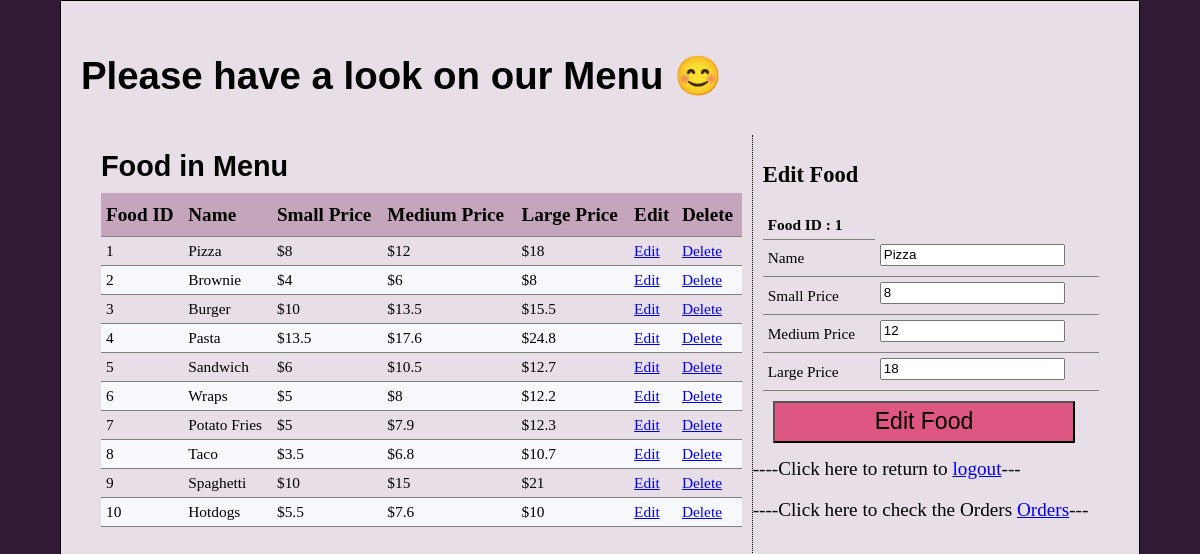
Screenshot of /FinalProject_food.php?action=edit&FoodID=1 with the database file from the repository.
### tables this page shows
create table Food (
    FoodID INT AUTO_INCREMENT PRIMARY KEY,
    Name VARCHAR(30),
    SmallPrice DOUBLE,
    MediumPrice DOUBLE,
    LargePrice DOUBLE

);

### inc/Utility/PDOService.class.php (called while the page is built, shortened)
<?php
class PDOService {
    private  $_host = DB_HOST;
    private  $_user = DB_USER;
    private  $_pass = DB_PASS;
    private  $_dbname = DB_NAME;
    private  $_dbport = DB_PORT;
    private  $_dbh;
    private $_className;
    private  $_pstmt;
    public function __construct(string $className) {
        $this->_className = $className;
        $this->dsn = 'mysql:host=' . $this->_host . ';dbname=' . $this->_dbname;
        $this->dsn .= ';port='.$this->_dbport;
        $options = array (
            PDO::ATTR_PERSISTENT => true,
            PDO::ATTR_ERRMODE => PDO::ERRMODE_EXCEPTION );
        try {
            $this->_dbh = new PDO($this->dsn, $this->_user, $this->_pass, $options);
        } catch (PDOException $pe)   {
            $this->_error = $pe->getMessage();
            echo $this->_error;
        }
    }
    public function query(string $query)    {
        $this->_pstmt = $this->_dbh->prepare($query);
    }
    public function bind($param, $value, $type=null)    {
        if (is_null($type)) {
            switch (true) {
                default:
                $type = PDO::PARAM_STR;
                break;
                }
            }
        $this->_pstmt->bindValue($param, $value, $type);
    }
    public function execute()   {
        return $this->_pstmt->execute();
    }
    public function resultSet() {
        return $this->_pstmt->fetchAll(PDO::FETCH_CLASS, $this->_className);
    }
    public function singleResult()  {
        $this->_pstmt->setFetchMode(PDO::FETCH_CLASS, $this->_className);
        return $this->_pstmt->fetch(PDO::FETCH_CLASS);
    }
}

### inc/Utility/FoodDAO.class.php (called while the page is built, shortened)
<?php
class FoodDAO  {
    private static $db;
    static function initialize()    {
        self::$db = new PDOService("Food");
    }
    static function getFood(string $FoodID)  {
        $sql = "SELECT * from Food WHERE FoodID = :foodID";
        self::$db->query($sql);
        self::$db->bind(':foodID', $FoodID);
        self::$db->execute();
        return self::$db->singleResult();
    }
    static function getFoods() : Array {
        $sql = "SELECT * from food";
        self::$db->query($sql);
        self::$db->execute();
        return self::$db->resultSet();
    }
}
?>

### inc/Entity/Food.class.php (called while the page is built, shortened)
<?php
class Food{
    public $FoodID;
    public $Name;
    public $SmallPrice;
    public $MediumPrice;
    public $LargePrice;
    function getFoodID() {
        return $this->FoodID;
    }
    function getName() {
        return $this->Name;
    }
    function getSmallPrice() {
        return $this-> SmallPrice;
    }
    function getMediumPrice() {
        return $this-> MediumPrice;
    }
    function getLargePrice() {
        return $this-> LargePrice;
    }
}
?>

### inc/Entity/FoodPage.class.php (the view, shortened to what this page needs)
<?php
class FoodPage  {
    static function header()   { ?>
        <!DOCTYPE html>
        <html>
            <head>
                <link href="css/styles_A.css" rel="stylesheet">
            </head>
            <body>
                <header>
                    <h1>Please have a look on our Menu &#128522</h1>
                </header>
                <article>
    <?php }
    static function footer()   { ?>
        <p>----Click here to return to <a href="./index.php?logout=logout">logout</a>---</p>
        <p>----Click here to check the Orders <a href="FinalProject_admin_orders.php">Orders</a>---</p>
                </article>
            </body>
        </html>
    <?php }
    static function listFood(Array $foods)    {
    ?>
        <section class="main">
        <h2>Food in Menu</h2>
        <table id="list">
            <thead>
                <tr>
                    <th>Food ID</th>
                    <th>Name</th>
                    <th>Small Price</th>
                    <th>Medium Price</th>
                    <th>Large Price</th>
                    <th>Edit</th>
                    <th>Delete</th>
            </thead>
            <?php
                $i=0;
                foreach($foods as $food)  {
                    if($i%2==1)
                        echo"<tbody class=\"evenRow\">";
                    else
                        echo"<tbody class=\"oddRow\">";
                        echo "<tr>";
                    echo "<td>".$food->FoodID."</td>";
                    echo "<td>".$food->Name."</td>";
                    echo "<td>$".$food->SmallPrice."</td>";
                    echo "<td>$".$food->MediumPrice."</td>";
                    echo "<td>$".$food->LargePrice."</td>";
                    $link = $_SERVER['PHP_SELF']."?action=edit&FoodID=".$food->FoodID;
                    echo "<td><a href=\"".$link."\">Edit</a></td>";
                    $link = $_SERVER['PHP_SELF']."?action=delete&FoodID=".$food->FoodID;
                    echo "<td><a href=\"".$link."\">Delete</a></td>";
                    echo "</tr>";
                    $i++;
                }
        echo'</tbody>';
        echo '</table>
            </section>';
    }
        ?>
    <?php }
    static function editFood(Food $foodToEdit)   {
        ?>
        <section class="form1">
            <h3>Edit Food</h3>
            <form action="<?php echo $_SERVER["PHP_SELF"] ?>" method="post">
                <table>
                        <tr>
                            <td><strong>Food ID : <?php echo $foodToEdit->getFoodID()?></strong></td>
                        </tr>
                        <tr>
                            <td>Name</td>
                            <td><input type="text" name="name" id="name" placeholder="Name"  value = <?=  $foodToEdit->getName() ?> ></td>
                        </tr>
                        <tr>
                            <td>Small Price</td>
                            <td><input type="text" name="smallprice" id="smallprice" placeholder="Price of small Size" value = <?=  $foodToEdit->getSmallPrice() ?> ></td>
                        </tr>
                        <tr>
                            <td>Medium Price</td>
                            <td><input type="text" name="mediumprice" id="mediumprice" placeholder="Price of medium Size"  value = <?=  $foodToEdit->getMediumPrice() ?> ></td>
                        </tr>
                        <tr>
                            <td>Large Price</td>
                            <td><input type="text" name="largeprice" id="largeprice" placeholder="Price of large Size" value = <?=  $foodToEdit->getLargePrice() ?> ></td>
                        </tr>
                </table>
                <input type="submit" value="Edit Food">
            </form>
        </section>
<?php }
}

### FinalProject_food.php (shortened to what this page needs)
<?php
require_once('inc/Entity/Food.class.php');
require_once('inc/Entity/FoodPage.class.php');
require_once('inc/Utility/FoodDAO.class.php');
require_once('inc/Utility/PDOService.class.php');
FoodPage::header();
FoodPage::listFood(FoodDAO::getFoods());
if (isset($_GET["action"]) && $_GET["action"] == "edit")  {
    $foodID = $_GET["FoodID"];
    $targetRecord = FoodDAO::getFood($foodID);
    FoodPage::editFood($targetRecord);
} else {
    FoodPage::addFood();
}
FoodPage::footer();
?>

### css/styles_A.css (style rules this page uses)
* { box-sizing: border-box; }
html { background-color: #301a35; }
body { background-color: rgb(232, 222, 232); border: 1px solid black; display: table; width: 90%; margin: auto; min-height: 900px; padding: 20px; font-size: 1.2em; }
article { padding: 5px 10px; }
section { float: left; padding: 5px 10px; }
section.main { width: 65%; border-right: 1px dotted black; min-height: 500px; }
section.form1 { width: 35%; }
h1 { line-height: 1.5em; font-size: 2em; font-family: Helvetica, Arial, sans-serif; }
h2 { font-family: Helvetica, Arial, sans-serif; margin: 10px 0; }
table { border-collapse: collapse; padding: 5px; width: 100%; }
td, th { border-collapse: collapse; border-bottom: 1px solid rgb(126, 126, 126); padding: 5px; text-align: left; }
th { padding: 10px 5px; }
thead { background-color: rgb(197, 165, 188); line-height: 1.2em; }
.evenRow { background-color: ghostwhite; }
input { margin-bottom: 5px; line-height: 1.2em; }
input[type="submit"] { margin: 10px; padding: 5px; width: 90%; font-size: 1.2em; line-height: 1.2em; background-color: rgb(222, 86, 130); }
td { font-size: 0.8em; }

### rows the page displays
food: FoodID "1", Name "Pizza", SmallPrice "8", MediumPrice "12", LargePrice "18", name "Pizza", smallprice "8", mediumprice "12", largeprice "18"
food: FoodID "2", Name "Brownie", SmallPrice "4", MediumPrice "6", LargePrice "8"
food: FoodID "3", Name "Burger", SmallPrice "10", MediumPrice "13.5", LargePrice "15.5"
food: FoodID "4", Name "Pasta", SmallPrice "13.5", MediumPrice "17.6", LargePrice "24.8"
food: FoodID "5", Name "Sandwich", SmallPrice "6", MediumPrice "10.5", LargePrice "12.7"
food: FoodID "6", Name "Wraps", SmallPrice "5", MediumPrice "8", LargePrice "12.2"
food: FoodID "7", Name "Potato Fries", SmallPrice "5", MediumPrice "7.9", LargePrice "12.3"
food: FoodID "8", Name "Taco", SmallPrice "3.5", MediumPrice "6.8", LargePrice "10.7"
food: FoodID "9", Name "Spaghetti", SmallPrice "10", MediumPrice "15", LargePrice "21"
food: FoodID "10", Name "Hotdogs", SmallPrice "5.5", MediumPrice "7.6", LargePrice "10"
